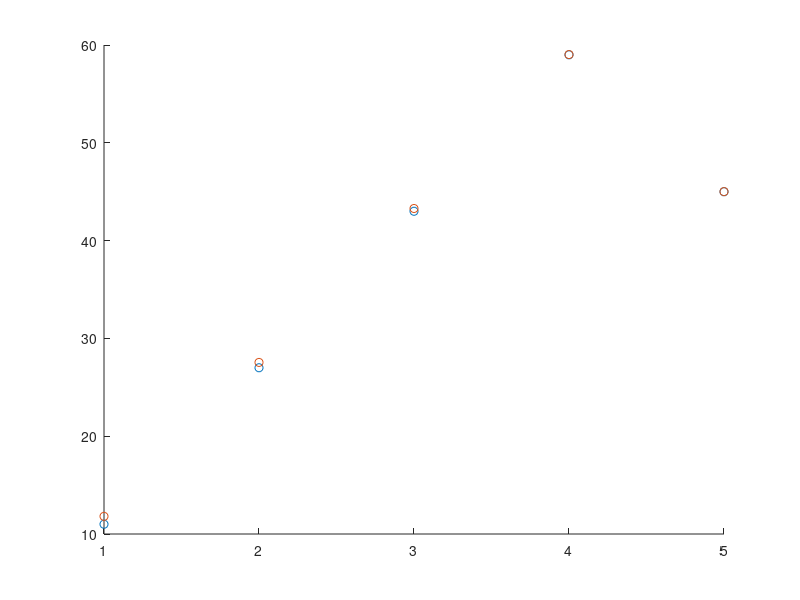
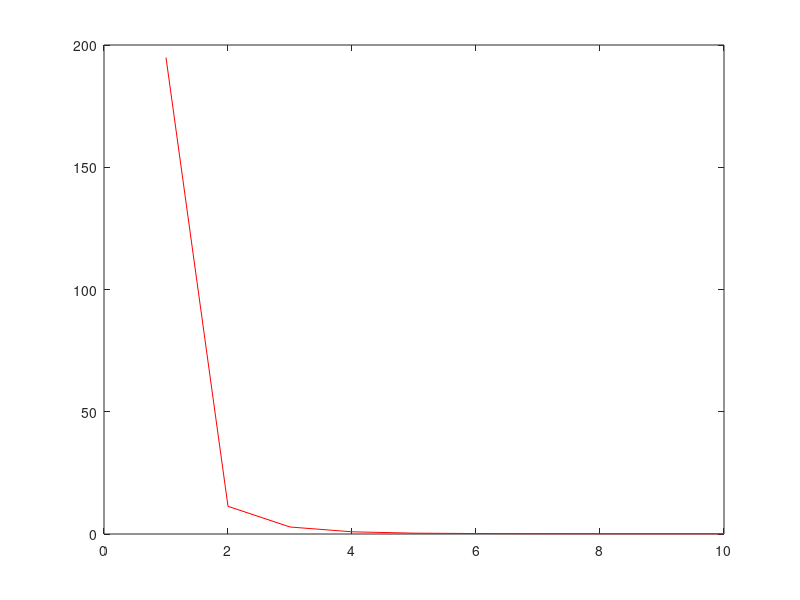

These figures' MATLAB source, in order:
clc;
clear all;
data = load('input.csv');
X = data(:,[1:(size(data,2)-1)]);
Y = data(:,[size(data,2)]);
n = size(X,2);
m = length(Y);
Y = reshape(Y,m,1);
theta = rand(n+1,1);
disp(theta);

iter = 10;
Cost = zeros(iter,1);
X = [ones(m,1) X];


error = zeros(iter,1);
lr = 0.01;
for i = 1:iter
    e = 0 ;
    for j= 1:m
        temp = X(j,:)*theta;
        theta = theta - (X(j,:)'*(temp-Y(j))*lr);
        e =e + ((temp-Y(j))*(temp-Y(j)));
    end
    e = e/2/m;
    error(i) = e;
    
    if error(i) <= 0.0001
        break
    end
   
end

disp('Theta : ')
disp(theta);

disp('Error : ')
disp(error(error > 0));

%{
disp('Prediction : (1,11)')
d = [1,1,11];
disp(d*theta);

disp('Prediction : (11,1)')
d = [1,11,1];
disp(d*theta);
%}

figure;
d = X * theta
scatter([1:5],Y);
hold on;
scatter([1:5],d);
figure(2);
plot([1:iter],error,'color','r')

